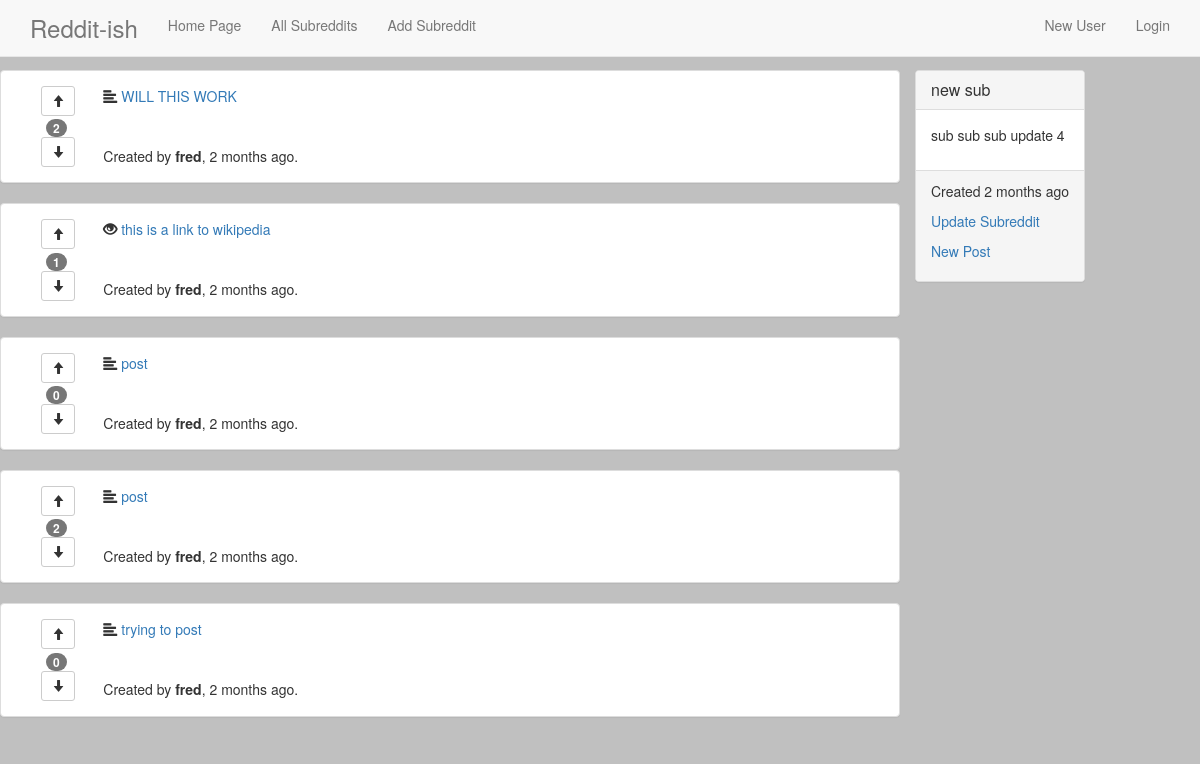
The page /13/ on the database its author committed.
### reddit_app/models.py (models this page shows, shortened)
class Post(models.Model):
    title = models.CharField(max_length=175)
    description = models.CharField(max_length=255)
    url = models.URLField(null=True, blank=True)
    creation_time = models.DateTimeField(auto_now_add=True)
    modification_time = models.DateTimeField(auto_now=True)
    subreddit = models.ForeignKey(Subreddit)
    user = models.ForeignKey(User)
    class Meta:
        ordering = ("-creation_time",)
    @property
    def score(self):
        return sum(post_obj.score for post_obj in self.postvote_set.all())

class PostVote(models.Model):
    user = models.ForeignKey(User)
    post = models.ForeignKey(Post)
    value = models.BooleanField()
    class Meta:
        unique_together = ('user', 'post')
    @property
    def score(self):
        if self.value:
            return 1
        return -1

class Subreddit(models.Model):
    name = models.CharField(max_length=50, unique=True)
    description = models.TextField()
    creation = models.DateTimeField(auto_now_add=True)
    def recent_posts(self):
        return self.post_set.all()
    def __str__(self):
        return self.name
    class Meta:
        ordering = ("name",)

### reddit_app/views.py (the view)
# urls.py: url(r'^(?P<pk>\d+)/$', SubredditDetailView.as_view(), name='subreddit_detail_view'),
class SubredditDetailView(DetailView):
    model = Subreddit

### templates/reddit_app/subreddit_detail.html (shortened to what this page needs)
{% extends 'base.html' %}
{% block content %}
<div class="row">
<div class="col-md-9">
  <div class="row">
      {% for post in object.recent_posts %}
        <div class="panel panel-default">
          <div class="panel-body">
            <div class="col-md-1">
              <div class="col-sm-1 ">
                  <div class="row center-block">
                    <div class="col">
                    <div class="btn-toolbar" role='group'>
                      <form class="" action="{% url 'post_upvote_view' post.id %}" method="post">
                        <button type="submit" class='btn btn-default btn-sm'>
                          <span class="glyphicon glyphicon-arrow-up" aria-hidden="true"></span>
                        </button>
                      </form>
                    </div>
                  </div>
                  </div>
                  <div class="row center-block">
                    <div class="col">
                      <span class="badge">{{ post.score }}</span>
                    </div>
                  </div>
                  <div class="row center-block">
                    <div class="col">
                    <div class="btn-toolbar" role='group'>
                      <form class="" action="{% url 'post_downvote_view' post.id %}" method="post">
                        <button type="submit" class='btn btn-default btn-sm'>
                          <span class="glyphicon glyphicon-arrow-down" aria-hidden="true"></span>
                        </button>
                      </form>
                    </div>
                  </div>
                  </div>
              </div>
            </div>
            <div class="col-md-11">
            {% if post.url %}
              <span class="glyphicon glyphicon-eye-open" aria-hidden="true"></span>
              <a href="{{ post.url }}">{{ post.title }}</a>
            {% else %}
              <span class="glyphicon glyphicon-align-left" aria-hidden="true"></span>
              <a href="{% url 'post_detail_view' post.id %}">{{ post.title }}</a>
            {% endif %}
              <br><br><br>
              Created by <b>{{ post.user }}</b>, {{ post.creation_time|timesince }} ago.
            </div>
          </div>
      </div>
      {% endfor %}
  </div>
</div>
<div class="col-md-3">
  <div class="affix">
  <div class="panel panel-default">
    <div class="panel-heading">
        <h3 class="panel-title">{{ object }}</a></h3>
    </div>
    <div class="panel-body">
        <p>
            {{ object.description }}
        </p>
    </div>
    <div class="panel-footer">
    <p>
        Created {{ object.creation|timesince }} ago
    </p>
    <p>
        <a href="{% url 'subreddit_update_view' object.id %}">Update Subreddit</a>
    </p>
    <p>
        <a href="{% url 'post_create_view' object.id %}">New Post</a>
    </p>
    </div>
  </div>
  </div>
</div>
</div>
{% endblock %}

### templates/base.html (style rules this page uses)
body { background-color: silver; padding-top: 70px; }

### rows shown on the page
Post: score "2", title "WILL THIS WORK", user "fred", creation_time "2 months"
Post: score "1", title "this is a link to wikipedia", user "fred", creation_time "2 months"
Post: score "0", title "post", user "fred", creation_time "2 months"
Post: score "2", title "post", user "fred", creation_time "2 months"
Post: score "0", title "trying to post", user "fred", creation_time "2 months"
Subreddit: name "new sub", description "sub sub sub update 4", creation "2 months"
